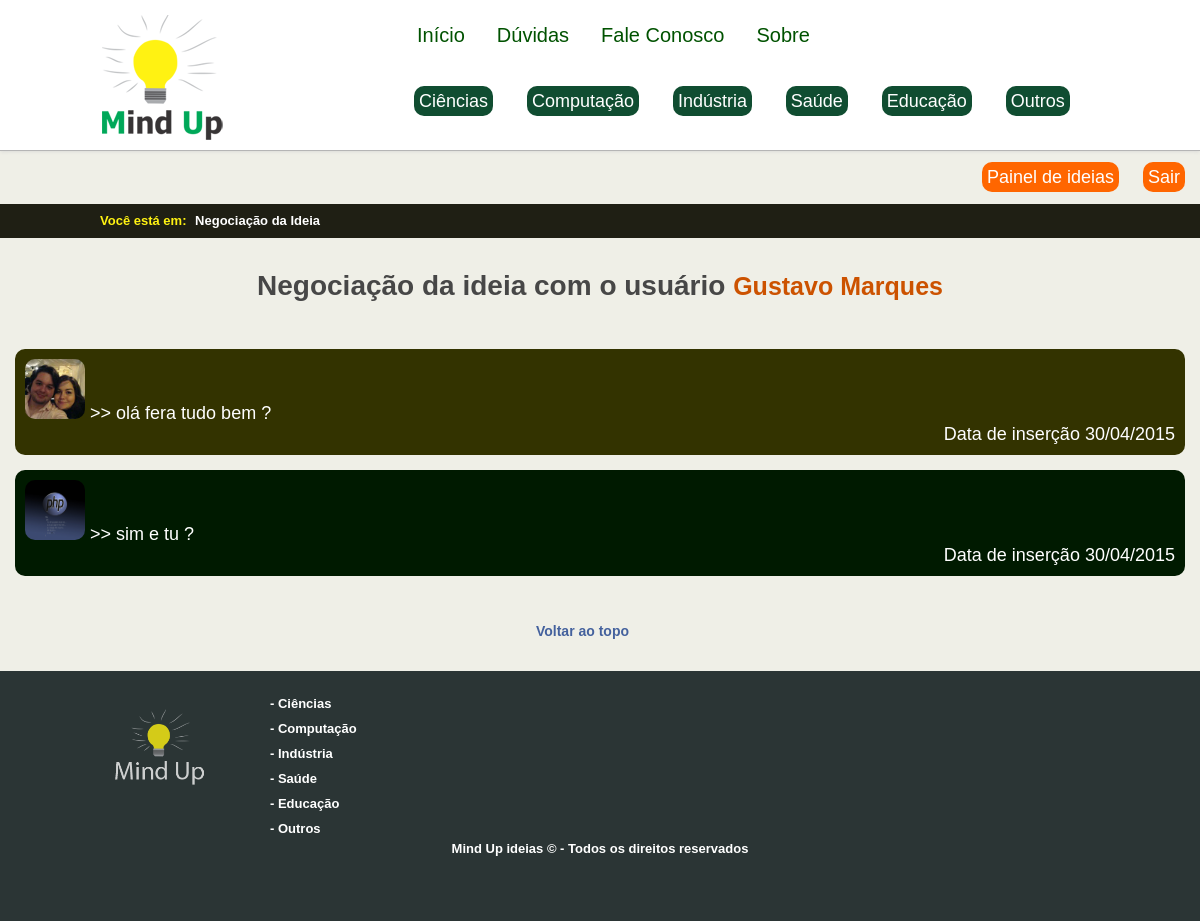
Page /view/negociacao_ideias_respostas.php?id_ideia=185&usuario_autor=Gustavo Marques (signed in) on the committed database.
### tables this page shows
CREATE TABLE IF NOT EXISTS `perguntas_e_respostas_interessados` (
  `id_pergunta` bigint(20) NOT NULL AUTO_INCREMENT,
  `id_ideia` bigint(20) NOT NULL,
  `id_interessado` bigint(20) NOT NULL,
  `id_dono_da_ideia` bigint(20) NOT NULL,
  `pergunta` varchar(5000) NOT NULL,
  `resposta` varchar(5000) NOT NULL,
  `data_pergunta` date NOT NULL,
  `data_resposta` date NOT NULL,
  PRIMARY KEY (`id_pergunta`)
);

CREATE TABLE IF NOT EXISTS `usuario` (
  `id` bigint(20) unsigned NOT NULL AUTO_INCREMENT,
  `nome` varchar(200) NOT NULL,
  `dataNascimento` date NOT NULL,
  `telefoneCelular` varchar(150) NOT NULL,
  `telefoneFixo` varchar(150) NOT NULL,
  `email` varchar(200) NOT NULL,
  `confirmaemail` varchar(200) NOT NULL,
  `senha` varchar(200) NOT NULL,
  `confirmasenha` varchar(200) NOT NULL,
  `investimento` decimal(10,2) NOT NULL,
  `imagem` varchar(500) NOT NULL,
  PRIMARY KEY (`id`),
  UNIQUE KEY `id` (`id`)
);

### view/negociacao_ideias_respostas.php (the view, shortened to what this page needs)
	<?php
		include('../includes/header.php');
		include('../includes/topo.php');
		include('../controles/abriusessao.php');
	?>
	<div id="localizaoSite">
			<div id="localizaoReduzido">
			    <span class="fontDouradaTahoma">Você está em:</span><span class=""> &nbsp;Negociação da Ideia</span>
			</div>
			</div>
	<br><br>
	<?php
		if((!isset ($_SESSION['email']) == true) and (!isset ($_SESSION['senha']) == true)) {
	        unset($_SESSION['email']);
	        unset($_SESSION['senha']);
	        echo '<meta http-equiv="refresh" content="0;URL=../view/login.php" />';
	    } else{
			$id_ideia = $_GET['id_ideia'];
			$autor = $_GET['usuario_autor'];
			$email = $_SESSION['email'];
			$conexao = Conexao::getInstance();
			$res = $conexao->query("select id from usuario where email='$email'");
			$valor = $res->fetch();
			$conexao->query("select pergunta,resposta,data_pergunta,data_resposta from perguntas_e_respostas_interessados where id_ideia=$id_ideia && id_interessado=$valor[0]");
			$result2 = $conexao->query("select idusuarioautordaideia from usuariosinteressados where idideia=$id_ideia");
			$recebe_id_usuario_autor_da_ideia = $result2->fetch();
			$res_recebe_imagem_autor_ideia = $conexao->query("select imagem from usuario where id=$recebe_id_usuario_autor_da_ideia[0]");
			$recebe_imagem_autor = $res_recebe_imagem_autor_ideia->fetch();
			$res_recebe_imagem_interessado_ideia = $conexao->query("select imagem from usuario where id=$valor[0]");
			$recebe_imagem_interessado = $res_recebe_imagem_interessado_ideia->fetch();
			echo "
				<h1>Negociação da ideia com o usuário <span class='fraseDaIdeiaSpan'>$autor</span></h1><br><br>";
				$resultado = $conexao->query("select pergunta,resposta,data_pergunta,data_resposta from perguntas_e_respostas_interessados where id_ideia=$id_ideia and id_interessado=$valor[0];");
				while($a = $resultado->fetch()){
					$arrumaData = explode("-",$a[2]);
					$dataParaBancoMysql = $arrumaData[2].'/'.$arrumaData[1].'/'.$arrumaData[0];
					$arrumaData2 = explode("-",$a[3]);
					$dataParaBancoMysql2 = $arrumaData2[2].'/'.$arrumaData2[1].'/'.$arrumaData2[0];
					echo "<p class='pergunta_negociacao'><img class='foto_perfil_usuario' src='../fotosUsuarios/$recebe_imagem_autor[0]' /> >> " . $a[0] . "<br><span style='float:right;'>Data de inserção " . $dataParaBancoMysql . "</span></p>";
					if(strcmp($a[1],"")!=0)
					echo "<p class='resposta_negociacao'><img class='foto_perfil_usuario' src='../fotosUsuarios/$recebe_imagem_interessado[0]' /> >> " . $a[1] . "<br><span style='float:right;'>Data de inserção " . $dataParaBancoMysql2 . "</span></p>";
				}
		}
	?>
	<br><br><a href='#topo' class='topo'></div>Voltar ao topo</a><br><br><br>
<?php include('../includes/rodape.php') ?>

### css/site.css (style rules this page uses)
.foto_perfil_usuario { width:60px; height:60px; border-radius:10px; }
.pergunta_negociacao { background-color:#333300; padding:10px; margin:15px; color:#FFF; border-radius:10px; font-size:18px; overflow:auto; text-align: justify; }
.resposta_negociacao { background-color:#001A00; padding:10px; margin:15px; color:#FFF; border-radius:10px; font-size:18px; overflow:auto; text-align: justify; }
.fraseDaIdeiaSpan { font-size: 25px; color:#CC5200; }
.fontDouradaTahoma { color: #FFF212!important; margin-right:5px; }
* { margin: 0 auto; padding: 0px; }
body { font-family:Tahoma, Geneva, sans-serif; font-size:14px; color:#474747; text-align:center; width: 100%; height: 100%; background-color:#EFEFE7; }
img { border:none; display:inline; }
a { border:none; text-decoration:none; color:#2E8B57; }
#localizaoSite { width: 100%; min-width: 100%; height: 34px; background-color:#1F1F14; }
#localizaoReduzido { width: 1000px; height: 100%; }
#localizaoReduzido span { font-family: Tahoma, Geneva, sans-serif; font-weight: bold; font-size: 13px; display: inline-block; position: relative; color: #fff; float: left; margin-top: 9px; }
a { color:#FFF; }
.topo { color:#44619d; font-weight:bold; padding-right:35px; }

### rows in the picture
perguntas_e_respostas_interessados: usuario.imagem (picture), pergunta "olá fera tudo bem ?", data_pergunta "30/04/2015", resposta "sim e tu ?", data_resposta "30/04/2015"

### other values in the picture
$autor "Gustavo Marques"
